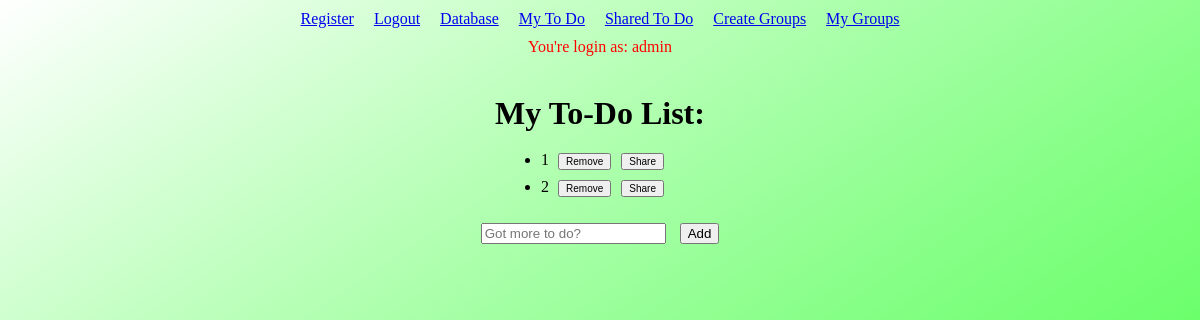
Before: /mytodo (signed in) with the older database file.
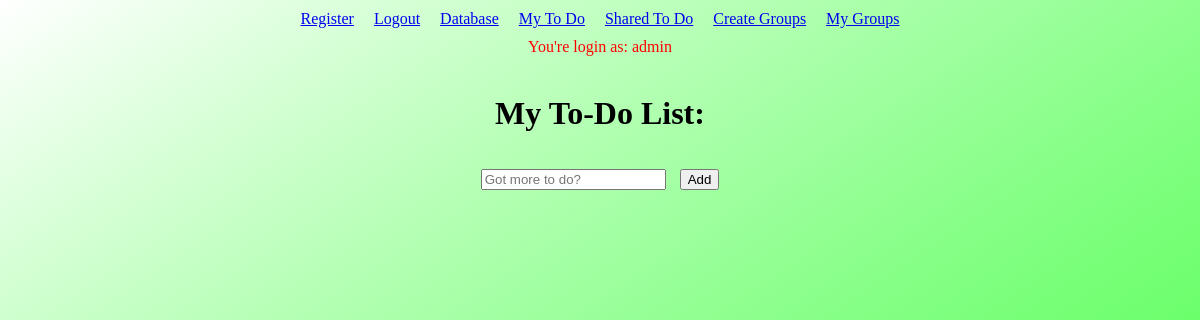
After: the same page with the newer database file.
### main.py (models this page shows)
class Todo(db.Model):
    id = db.Column(db.Integer, primary_key = True)
    text = db.Column(db.String(200))
    complete = db.Column(db.Boolean)
    shared = db.Column(db.Boolean)
    user_id = db.Column(db.Integer, db.ForeignKey('user.id'), nullable=False)

### main.py (the view)
@app.route("/mytodo")
@login_required
def mytodo():
    user  = current_user
    todos = Todo.query.filter_by(user_id = user.id)
    return render_template('mytodo.html', todos=todos, user=user)

### main.py (called while the page is built)
@login_manager.user_loader
def load_user(user_id):
    return User.query.get(int(user_id))

### templates/mytodo.html (shortened to what this page needs)
{% extends "layout.html" %}
{% block content %}
    <br>
    <h1>My To-Do List:</h1>
    <ul>
        {% for todo in todos %}
        <div class="Container">
            <form action="/remove/{{ todo.id }}" method="POST">
                <li> {{ todo.text }}   <input type="submit" value="Remove" style="font-size: 10px;">
            </form>
            <form action="/share/{{ todo.id }}" method="POST">
                <input type="submit" value="Share" style="font-size: 10px;">
            </form>
                <br>
        </div>
        {% endfor %}
    </ul>
    <form action="/add" method="POST">
        <input type="text" placeholder="Got more to do?" name="item" required>
        <input type="submit" value="Add">
    </form>
{% endblock %}

Changed rows visible on the page:
removed Todo: text "1"
removed Todo: text "2"
